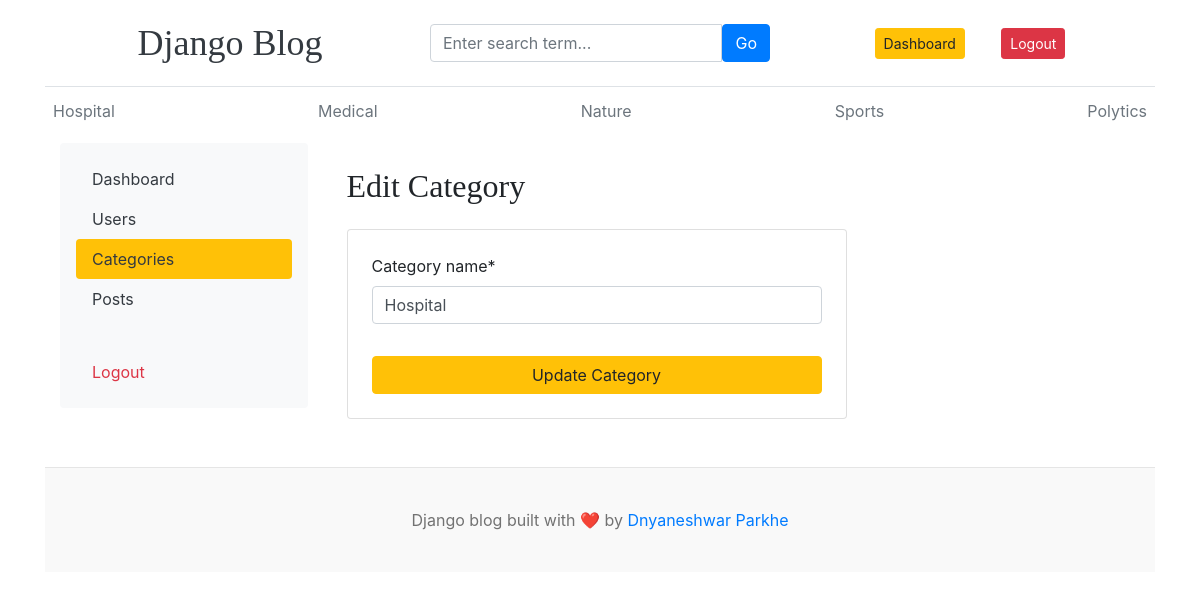
Page /dashboard/categories/edit_category/7/ (signed in) on the committed database.
### blogs/models.py (models this page shows, shortened)
class Category(models.Model):
    category_name = models.CharField(max_length=100, unique=True)
    created_at = models.DateTimeField(auto_now_add=True)
    updated_at = models.DateTimeField(auto_now=True)
    class Meta:
        verbose_name_plural = 'Categories'

### dashboards/views.py (the view)
# urls.py: path('categories/edit_category/<int:pk>/',views.edit_category, name='edit_category'),
def edit_category(request,pk):
    try:
        category = Category.objects.get(pk=pk)
    except Category.DoesNotExist:
        return redirect('categories')
    if request.method == 'POST':
        form =  CategoryForm(request.POST, instance=category)
        if form.is_valid():
            form.save()
            return redirect('categories')
    form = CategoryForm(instance=category)
    context = {
        'form':form,
        'category':category,
    }
    return render(request, 'dashboard/edit_category.html',context)

### dashboards/forms.py
class CategoryForm(forms.ModelForm):
    class Meta:
        model = Category
        fields = "__all__"

### blogs/context_processors.py (called while the page is built)
def get_categories(request):
    categories = Category.objects.all().order_by('-created_at')
    return dict(categories=categories)

def get_social_links(request):
    social_links = SocialLink.objects.all()
    return dict(social_links=social_links)

### templates/dashboard/edit_category.html (shortened to what this page needs)
{% extends 'base.html' %}
{% block content %}
{% load crispy_forms_tags %}
<div class="container-fluid">
  <div class="row">
    {% include "dashboard/sidebar.html" %}
    <div class="col-12 col-md-9 p-4">
      {% if perms.blogs.change_category %}
      <h2 class="mb-4">Edit Category</h2>
      <div class="card shadow-sm p-4" style="max-width: 500px;">
        <form action="{% url 'edit_category' category.id %}" method="POST">
          {{ form|crispy }}
          <button type="submit" class="btn btn-warning w-100 mt-3">
            Update Category
          </button>
        </form>
      </div>
      {% else %}
        <div class="alert alert-danger mt-3">
          You are not able to see this page
        </div>
      {% endif %}
    </div>
  </div>
</div>
{% endblock %}

### templates/base.html (shortened to what this page needs)
{% load static %}
<!doctype html>
<html lang="en">
  <head>
    <link
      href="https://getbootstrap.com/docs/4.0/dist/css/bootstrap.min.css"
      rel="stylesheet"
    />
    <link href="{% static 'css/blog.css' %}" rel="stylesheet" />
    <link href="{% static 'css/dashboard.css' %}" rel="stylesheet" />
    <link rel="stylesheet" href="https://cdnjs.cloudflare.com/ajax/libs/font-awesome/7.0.1/css/all.min.css" />
  </head>
  <body>
    <div class="container">
     <header class="blog-header py-3 border-bottom">
  <div class="container">
    <div class="row align-items-center">
      <div class="col-12 col-md-4 text-center text-md-start mb-2 mb-md-0">
        <a class="blog-header-logo text-dark text-decoration-none fs-4" href="/">
          Django Blog
        </a>
      </div>
      <div class="col-12 col-md-4 mb-2 mb-md-0">
        <form action="{% url 'search' %}" method="GET">
          <div class="input-group">
            <input
              class="form-control"
              value="{{keyword}}"
              type="text"
              name="keyword"
              placeholder="Enter search term..."
              required
            />
            <button type="submit" class="btn btn-primary">
              Go
            </button>
          </div>
        </form>
      </div>
      <div class="col-12 col-md-4 text-center text-md-end">
        {% if not user.is_authenticated %}
          <a class="btn btn-sm btn-warning mx-3" href="{% url 'login' %}">
            Sign In
          </a>
          <a class="btn btn-sm btn-outline-secondary" href="{% url 'register' %}">
            Register
          </a>
        {% else %}
          <a href="{% url 'dashboard' %}" class="btn btn-sm btn-warning mx-3">
            Dashboard
          </a>
          <a href="{% url 'logout' %}" class="btn btn-sm btn-danger mx-3">
            Logout
          </a>
        {% endif %}
      </div>
    </div>
  </div>
</header>
      <div class="nav-scroller py-1 mb-2">
        <nav class="nav d-flex justify-content-between">
          {% for cat in categories  %}
          <a class="p-2 text-muted" href="{% url 'posts_by_category' cat.id %}">{{cat.category_name}}</a>
          {% endfor %}
        </nav>
      </div>
{% block content %}
{% endblock %}
 <footer class="blog-footer mt-4">
      <p>Django blog built with ❤️ by <a href="#">Dnyaneshwar Parkhe</a></p>
    </footer>
  </body>
</html>

### blog_main/static/css/blog.css (style rules this page uses)
.blog-header { border-bottom: 1px solid #e5e5e5; }
.blog-header-logo { font-family: "Playfair Display", Georgia, "Times New Roman", serif; font-size: 2.25rem; }
h1, h2, h3, h4, h5, h6 { font-family: "Playfair Display", Georgia, "Times New Roman", serif; }
.blog-footer { padding: 2.5rem 0; color: #727272; text-align: center; background-color: #f9f9f9; border-top: .05rem solid #e5e5e5; }
.blog-footer p:last-child { margin-bottom: 0; }

### rows in the picture
Category: category_name "Hospital"
Category: category_name "Medical"
Category: category_name "Nature"
Category: category_name "Sports"
Category: category_name "Polytics"
